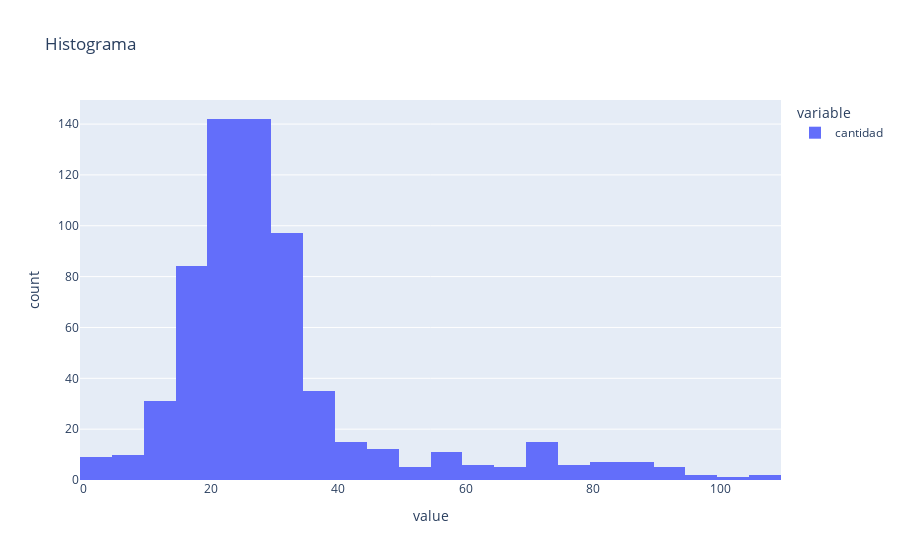

Notebook cell for this chart:
### Code cell
hist = px.histogram(post_pandemia,  title=f"Histograma")
hist.show()

### Figure 1 — Plotly figure (JSON) as saved in the notebook; plotly's stock layout.template omitted (floating-point values rounded to 4 significant figures; data arrays with more than 128 entries replaced by an {"elided": "..."} marker saying what was removed)
{"data": [{"alignmentgroup": "True", "bingroup": "x", "hovertemplate": "variable=cantidad<br>value=%{x}<br>count=%{y}<extra></extra>", "legendgroup": "cantidad", "marker": {"color": "#636efa", "pattern": {"shape": ""}}, "name": "cantidad", "offsetgroup": "cantidad", "orientation": "v", "showlegend": true, "type": "histogram", "x": {"elided": "649 int values"}, "xaxis": "x", "yaxis": "y"}], "layout": {"barmode": "relative", "legend": {"title": {"text": "variable"}, "tracegroupgap": 0}, "title": {"text": "Histograma"}, "xaxis": {"anchor": "y", "domain": [0, 1], "title": {"text": "value"}}, "yaxis": {"anchor": "x", "domain": [0, 1], "title": {"text": "count"}}}}
